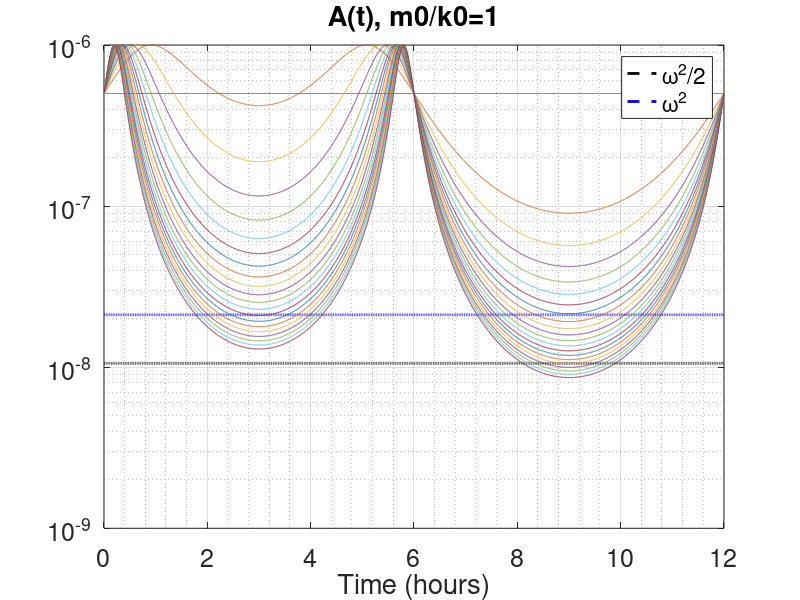

Source code (MATLAB):
clear;close all;
omega = 2*pi/43200;
N = 1e-3;
% shear_all = [0.1:0.1:2]*1e-3;
% Ri_all = N^2./shear_all.^2;
% Ri_all = 0.25:0.01:2;
inverseRi = 0:0.1:4;
Ri_all = 1./inverseRi;

Nt = 1;
dt = 5;
tt = dt:dt:43200*Nt;
Ln = length(Ri_all);
intA = NaN*zeros(1,Ln);
maxA = NaN*zeros(1,Ln);
k0=1;
rw = 1;
m0=rw*k0;

figure(1)
l1=plot(tt/3600,omega^2/2*ones(1,length(tt)),'k--','LineWidth',2);
hold on;
l2=plot(tt/3600,omega^2*ones(1,length(tt)),'b--','LineWidth',2);

% for n=1:Ln
for n=1:21
% for n=22:Ln
    Ri = Ri_all(n)
    B = abs(m0/k0*omega/N-Ri^(-0.5)*sin(omega*tt));
    C = 1./(omega^2/N^2+B.^2)-1;
    A = omega^2.*(1+C);

    intA(n) = sum(A.*dt);
    maxA(n) = max(A);
    minA(n) = min(A);
    meanA(n)=mean(A);

    intC(n) = sum(C.*dt);

    figure(1)
    plot(tt/3600,A);
    set(gca,'Fontsize',18)
    xlabel('Time (hours)')
    title('A(t), m0/k0=1')
    set(gca,'YScale', 'log')
    ylim([1e-9 1e-6])
end

legend([l1 l2],'\omega^2/2','\omega^2')
grid on;grid minor;


% figure(3)
% plot(inverseRi,minA)
% hold on;
% plot(inverseRi,omega^2/2*ones(1,length(inverseRi)))
% set(gca,'YScale','log')
% grid on;
% grid minor;
% set(gca,'fontsize',15)
% 
% 
% aaa = meanA./omega^2;
% 
% figure(4)
% plot(inverseRi,aaa)
% set(gca,'YScale','log')
% grid on;
% grid minor;
